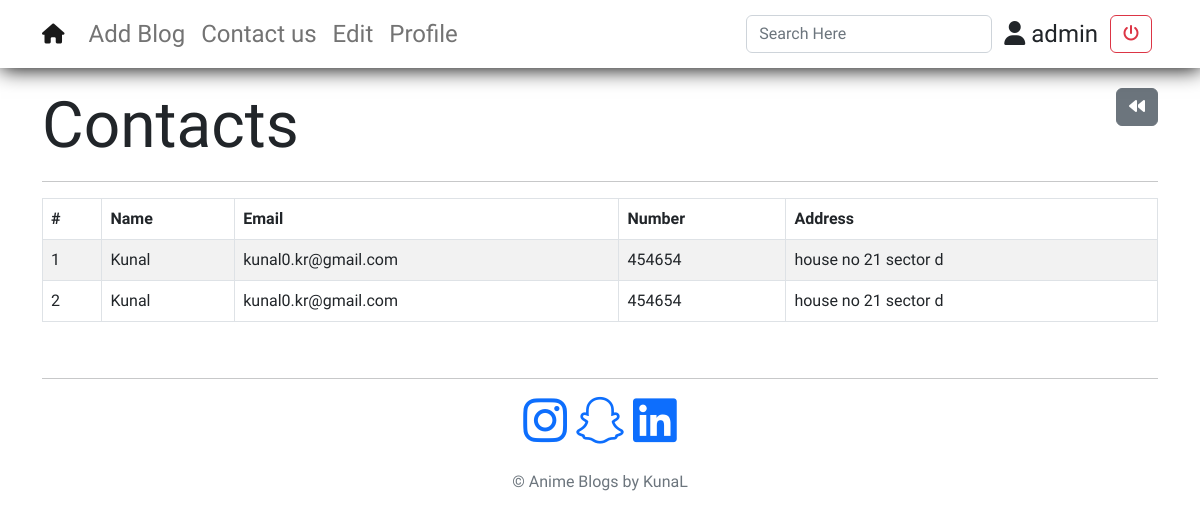
/Contacts (signed in), run on the app's committed database.
### blogapp/models.py (models this page shows, shortened)
class Contact(models.Model):
    name = models.CharField(max_length=100)
    email = models.EmailField(max_length=100)
    number = models.BigIntegerField()
    address = models.CharField(max_length=500)
    Time = models.DateTimeField(auto_now_add=True)

### blogapp/views.py (the view)
# urls.py: path('Contacts',views.Contacts,name='Contacts'),
def Contacts(request):
    contacts = Contact.objects.all()
    return render(request,'contacts.html',{'data':contacts})

### templates/contacts.html (shortened to what this page needs)
{% extends 'base.html' %} {% block content %} {% load static %}
<section>
  <div class="container contact">
    <h2>
      {% if user.username == 'admin' %}
      Contacts
      <a href="{% url 'Edit' %}" class="btn btn-secondary back"><i class="fa-solid fa-backward"></i></a>
    </h2>
    <hr />
    <table class="table table-striped bg-transparent table-bordered">
      <thead>
        <tr>
          <th>#</th>
          <th>Name</th>
          <th>Email</th>
          <th>Number</th>
          <th>Address</th>
        </tr>
      </thead>
      <tbody>
        {% for i in data %}
        <tr>
          <td>{{i.id}}</td>
          <td>{{i.name}}</td>
          <td>{{i.email}}</td>
          <td>{{i.number}}</td>
          <td>{{i.address}}</td>
        </tr>
        {% endfor %}
      </tbody>
    </table>
    {% endif %}
  </div>
</section>
{% endblock %}

### templates/base.html (shortened to what this page needs)
<!doctype html>
<html lang="en">
<head>
    <link href="https://cdn.jsdelivr.net/npm/bootstrap@5.2.0/dist/css/bootstrap.min.css" rel="stylesheet"
>
    <link rel="stylesheet" href="https://cdnjs.cloudflare.com/ajax/libs/font-awesome/6.1.1/css/all.min.css"
 />
</head>
<body>
    {% load static %}
    <header>
        <nav class="navbar navbar-expand-lg bg-transparent">
            <div class="container n1">
                <a class="navbar-brand" href="{% url 'home' %}"><i class="fa-solid fa-house"></i></a>
                <div class="collapse navbar-collapse" id="navbarSupportedContent">
                    <ul class="navbar-nav me-auto mb-2 mb-lg-0">
                        {% if user.is_authenticated %}
                        <li class="nav-item">
                            <a class="nav-link" href="{% url 'addblog' %}">Add Blog</a>
                        </li>
                        <li class="nav-item">
                            <a class="nav-link" data-bs-toggle="modal" data-bs-target="#contact">Contact us</a>
                        </li>
                        <li class="nav-item">
                            <a class="nav-link" id="editbtn" href="/Edit">Edit</a>
                        </li>
                        <li class="nav-item">
                            <a class="nav-link" href="/Profile">Profile</a>
                        </li>
                        {% else %}
                        <li class="nav-item">
                            <a class="nav-link" href="{% url 'main' %}">Login</a>
                        </li>
                        {% endif %}
                </div>
                {% if user.is_authenticated %}
                <div class="search">
                    <form action="{% url 'search' %}" method="post">
                        <div class="form-group search">
                        <input type="text" name="search" placeholder="Search Here" class="form-control">
                        </div>
                        </form>
                </div>
                <p><a class="nav-link" href="{% url 'Profile' %}"><i class="fa-solid fa-user"></i> {{user}}
                </p></a>
                <a href="{% url 'logout' %}" class="btn btn-outline-danger"><i class="fa-solid fa-power-off"></i></a>
                {% endif %}
            </div>
        </nav>
    </header>
    {% block content %}
    {% endblock %}
    <footer class=" container py-3 my-4">
    <hr>
        <p class="text-center text-muted">
        <a href="https://www.instagram.com/kunal_.2668/" target="_blank" ><i class="fa-brands fa-instagram"></i></a> &nbsp;
        <a href="https://www.snapchat.com/add/kunal_2668?share_id=bsTNLzKCY2k&locale=en-US" target="_blank" ><i class="fa-brands fa-snapchat"></i></a> &nbsp;
        <a href="https://www.linkedin.com/in/kunal-82921a211" target="_blank"><i class="fa-brands fa-linkedin"></i></a> <br><br>
        © Anime Blogs by KunaL</p>
    </footer>
</body>
</html>

### templates/base.html (style rules this page uses)
* { font-family: 'Raleway', sans-serif; margin:0; padding:0; }
nav { box-shadow: 1px 1px 20px 0px black; }
p { display: table; margin: auto 12px; }
nav.navbar.navbar-expand-lg.bg-transparent { font-size: 24px; }
p.text-center.text-muted { display: table; margin: auto; }
.nav-item { transition: 0.5s; }
i.fa-brands.fa-instagram { font-size: 50px; }
i.fa-brands.fa-linkedin { font-size: 50px; }
i.fa-brands.fa-snapchat { font-size: 50px; }

### data on the page
Contact: id "1", name "Kunal", email "kunal0.kr@gmail.com", number "454654", address "house no 21 sector d"
Contact: id "2", name "Kunal", email "kunal0.kr@gmail.com", number "454654", address "house no 21 sector d"

### other printed values
{{ user }} "admin"
